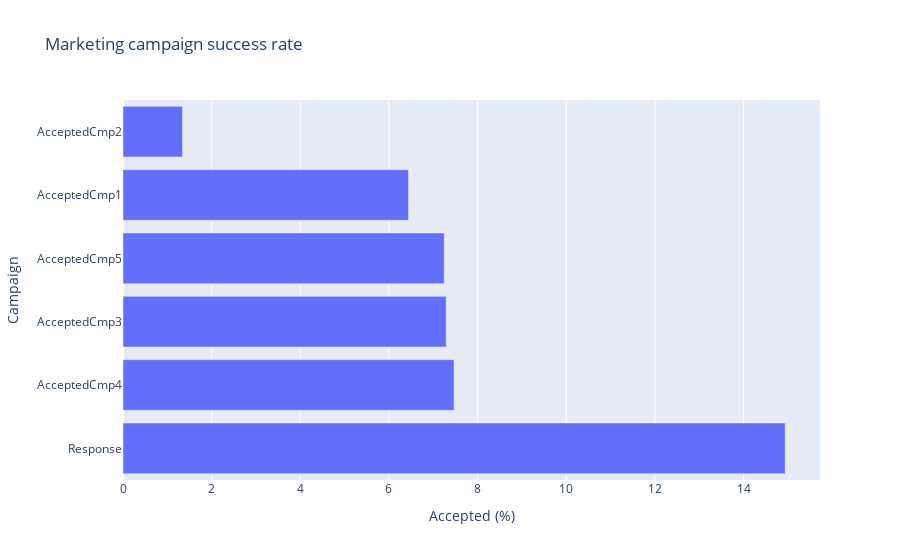

Write notebook code for a chart like this one.
### Code cell
# calculate success rate (percent accepted)
camp_success = pd.DataFrame(df_m[['AcceptedCmp1', 'AcceptedCmp2', 'AcceptedCmp3', 'AcceptedCmp4', 'AcceptedCmp5', 'Response']].mean()*100, 
                           columns=['Percent']).reset_index()
# plot
fig = px.bar(camp_success,x='Percent',y='index',labels=dict(index='Campaign',
                                     Percent='Accepted (%)'),title="Marketing campaign success rate")
fig.update_layout(barmode='stack',yaxis={'categoryorder':'total descending'})

### Figure 1 — Plotly figure (JSON) as saved in the notebook; plotly's stock layout.template omitted (floating-point values rounded to 4 significant figures)
{"data": [{"alignmentgroup": "True", "hovertemplate": "Accepted (%)=%{x}<br>Campaign=%{y}<extra></extra>", "legendgroup": "", "marker": {"color": "#636efa"}, "name": "", "offsetgroup": "", "orientation": "h", "showlegend": false, "textposition": "auto", "type": "bar", "x": [6.44, 1.342, 7.29, 7.469, 7.245, 14.94], "xaxis": "x", "y": ["AcceptedCmp1", "AcceptedCmp2", "AcceptedCmp3", "AcceptedCmp4", "AcceptedCmp5", "Response"], "yaxis": "y"}], "layout": {"barmode": "stack", "legend": {"tracegroupgap": 0}, "title": {"text": "Marketing campaign success rate"}, "xaxis": {"anchor": "y", "domain": [0, 1], "title": {"text": "Accepted (%)"}}, "yaxis": {"anchor": "x", "categoryorder": "total descending", "domain": [0, 1], "title": {"text": "Campaign"}}}}
